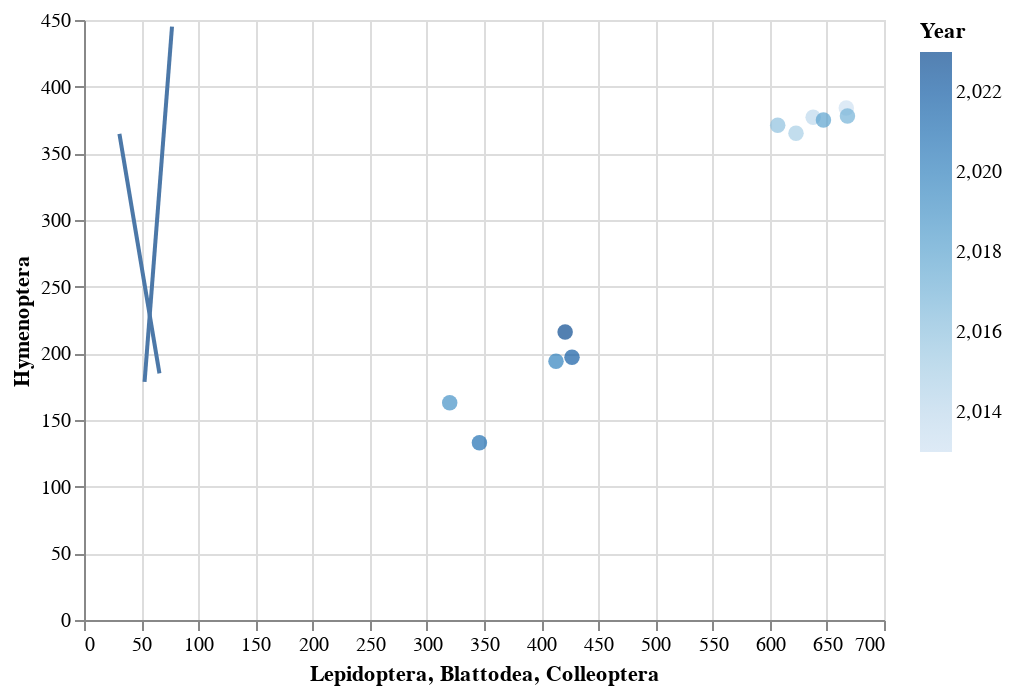

Notebook code cell kept with this figure:
### Code cell
import altair as alt
df1 = df1[df1.Year != 'Year']
df1 = df1.astype({'Lepidoptera':'int', 'Hymenoptera':'int', 'Blattodea':'int', 'Colleoptera':'int'})
alt.Chart(df1).mark_circle(size=60).encode(
    x='Lepidoptera',
    y='Hymenoptera',
    color='Year'
).interactive() + alt.Chart(df1).transform_regression('Blattodea', 'Hymenoptera').mark_line().encode(
    x='Blattodea',
    y='Hymenoptera'
).interactive() + alt.Chart(df1).transform_regression('Colleoptera', 'Hymenoptera').mark_line().encode(
    x='Colleoptera',
    y='Hymenoptera'
)

### Figure 1 — Vega-Lite specification as saved in the notebook (floating-point values rounded to 4 significant figures)
{"config": {"view": {"continuousWidth": 400, "continuousHeight": 300}}, "layer": [{"mark": {"type": "circle", "size": 60}, "encoding": {"color": {"field": "Year", "type": "quantitative"}, "x": {"field": "Lepidoptera", "type": "quantitative"}, "y": {"field": "Hymenoptera", "type": "quantitative"}}, "selection": {"selector003": {"type": "interval", "bind": "scales", "encodings": ["x", "y"]}}}, {"mark": "line", "encoding": {"x": {"field": "Blattodea", "type": "quantitative"}, "y": {"field": "Hymenoptera", "type": "quantitative"}}, "selection": {"selector004": {"type": "interval", "bind": "scales", "encodings": ["x", "y"]}}, "transform": [{"on": "Blattodea", "regression": "Hymenoptera"}]}, {"mark": "line", "encoding": {"x": {"field": "Colleoptera", "type": "quantitative"}, "y": {"field": "Hymenoptera", "type": "quantitative"}}, "transform": [{"on": "Colleoptera", "regression": "Hymenoptera"}]}], "data": {"name": "data-9cc3c8dda3daad6432e7b5616052e084"}, "$schema": "https://vega.github.io/schema/vega-lite/v4.17.0.json", "datasets": {"data-9cc3c8dda3daad6432e7b5616052e084": [{"Year": 2013, "Lepidoptera": 667, "Hymenoptera": 384, "Blattodea": 34, "Colleoptera": 71}, {"Year": 2014, "Lepidoptera": 638, "Hymenoptera": 377, "Blattodea": 31, "Colleoptera": 69}, {"Year": 2015, "Lepidoptera": 623, "Hymenoptera": 365, "Blattodea": 33, "Colleoptera": 77}, {"Year": 2016, "Lepidoptera": 607, "Hymenoptera": 371, "Blattodea": 39, "Colleoptera": 63}, {"Year": 2017, "Lepidoptera": 668, "Hymenoptera": 378, "Blattodea": 47, "Colleoptera": 66}, {"Year": 2018, "Lepidoptera": 647, "Hymenoptera": 375, "Blattodea": 51, "Colleoptera": 65}, {"Year": 2019, "Lepidoptera": 320, "Hymenoptera": 163, "Blattodea": 43, "Colleoptera": 53}, {"Year": 2020, "Lepidoptera": 413, "Hymenoptera": 194, "Blattodea": 54, "Colleoptera": 62}, {"Year": 2021, "Lepidoptera": 346, "Hymenoptera": 133, "Blattodea": 47, "Colleoptera": 54}, {"Year": 2022, "Lepidoptera": 427, "Hymenoptera": 197, "Blattodea": 63, "Colleoptera": 55}, {"Year": 2023, "Lepidoptera": 421, "Hymenoptera": 216, "Blattodea": 66, "Colleoptera": 55}]}}
